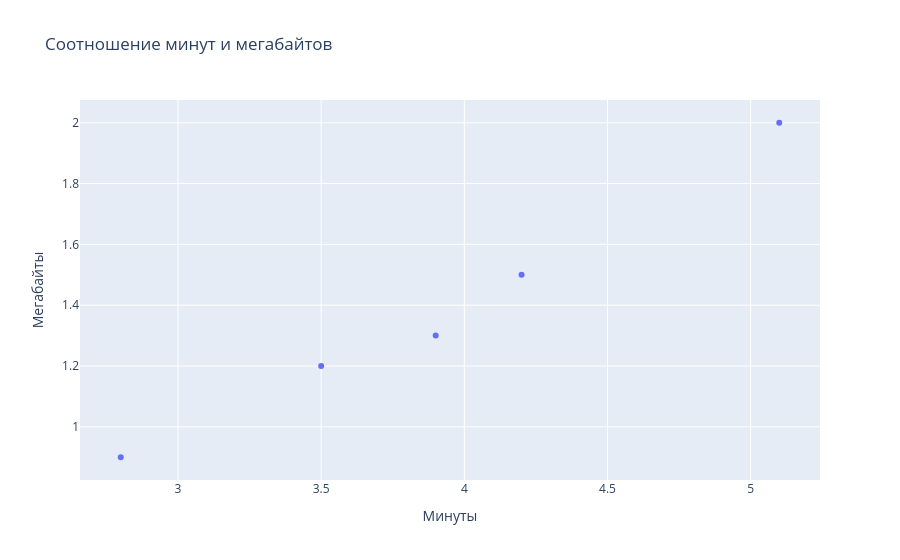

Notebook code for this chart:
### Markdown cell above
Задача 2

### Code cell
# Пример данных (замените на запрос к вашей базе данных):
# SQL запрос: SELECT milliseconds/60000 AS minutes, bytes/1048576 AS megabytes FROM track;
data = {
    "minutes": [3.5, 4.2, 2.8, 3.9, 5.1],
    "megabytes": [1.2, 1.5, 0.9, 1.3, 2.0]
}
df = pd.DataFrame(data)

# Создание диаграммы рассеивания
fig = px.scatter(
    df, 
    x="minutes", 
    y="megabytes", 
    title="Соотношение минут и мегабайтов", 
    labels={"minutes": "Минуты", "megabytes": "Мегабайты"}
)
fig.show()

### Figure 1 — Plotly figure (JSON) as saved in the notebook; plotly's stock layout.template omitted (floating-point values rounded to 4 significant figures)
{"data": [{"hovertemplate": "Минуты=%{x}<br>Мегабайты=%{y}<extra></extra>", "legendgroup": "", "marker": {"color": "#636efa", "symbol": "circle"}, "mode": "markers", "name": "", "orientation": "v", "showlegend": false, "type": "scatter", "x": [3.5, 4.2, 2.8, 3.9, 5.1], "xaxis": "x", "y": [1.2, 1.5, 0.9, 1.3, 2.0], "yaxis": "y"}], "layout": {"legend": {"tracegroupgap": 0}, "title": {"text": "Соотношение минут и мегабайтов"}, "xaxis": {"anchor": "y", "domain": [0, 1], "title": {"text": "Минуты"}}, "yaxis": {"anchor": "x", "domain": [0, 1], "title": {"text": "Мегабайты"}}}}
